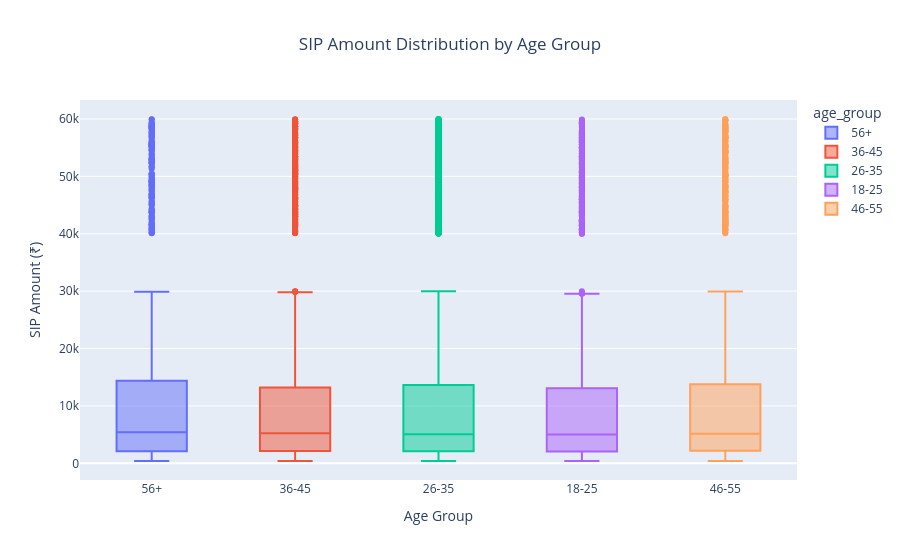

Notebook code cell kept with this figure:
### Markdown cell above
SIP Amount Box Plot

### Code cell
fig = px.box(
    sip_demo,
    x="age_group",
    y="amount_inr",
    color="age_group",
    points="outliers",
    title="SIP Amount Distribution by Age Group"
)

fig.update_layout(
    title_x=0.5,
    xaxis_title="Age Group",
    yaxis_title="SIP Amount (₹)"
)
fig.write_image(
    os.path.join(chart_path,"task5_age_distribution.png"),
    width=1600,
    height=900,
    scale=2
)

fig.write_image(
    os.path.join(chart_path,"task5_Sip.png"),
    width=1600,
    height=900,
    scale=2
)
fig.show()

### Figure 1 — Plotly figure (JSON) as saved in the notebook; plotly's stock layout.template omitted (floating-point values rounded to 4 significant figures; data arrays with more than 128 entries replaced by an {"elided": "..."} marker saying what was removed)
{"data": [{"alignmentgroup": "True", "boxpoints": "outliers", "hovertemplate": "age_group=%{x}<br>amount_inr=%{y}<extra></extra>", "legendgroup": "56+", "marker": {"color": "#636efa"}, "name": "56+", "notched": false, "offsetgroup": "56+", "orientation": "v", "showlegend": true, "type": "box", "x": {"elided": "1478 str values"}, "x0": " ", "xaxis": "x", "y": {"elided": "1478 int values"}, "y0": " ", "yaxis": "y"}, {"alignmentgroup": "True", "boxpoints": "outliers", "hovertemplate": "age_group=%{x}<br>amount_inr=%{y}<extra></extra>", "legendgroup": "36-45", "marker": {"color": "#EF553B"}, "name": "36-45", "notched": false, "offsetgroup": "36-45", "orientation": "v", "showlegend": true, "type": "box", "x": {"elided": "4926 str values"}, "x0": " ", "xaxis": "x", "y": {"elided": "4926 int values"}, "y0": " ", "yaxis": "y"}, {"alignmentgroup": "True", "boxpoints": "outliers", "hovertemplate": "age_group=%{x}<br>amount_inr=%{y}<extra></extra>", "legendgroup": "26-35", "marker": {"color": "#00cc96"}, "name": "26-35", "notched": false, "offsetgroup": "26-35", "orientation": "v", "showlegend": true, "type": "box", "x": {"elided": "8063 str values"}, "x0": " ", "xaxis": "x", "y": {"elided": "8063 int values"}, "y0": " ", "yaxis": "y"}, {"alignmentgroup": "True", "boxpoints": "outliers", "hovertemplate": "age_group=%{x}<br>amount_inr=%{y}<extra></extra>", "legendgroup": "18-25", "marker": {"color": "#ab63fa"}, "name": "18-25", "notched": false, "offsetgroup": "18-25", "orientation": "v", "showlegend": true, "type": "box", "x": {"elided": "2949 str values"}, "x0": " ", "xaxis": "x", "y": {"elided": "2949 int values"}, "y0": " ", "yaxis": "y"}, {"alignmentgroup": "True", "boxpoints": "outliers", "hovertemplate": "age_group=%{x}<br>amount_inr=%{y}<extra></extra>", "legendgroup": "46-55", "marker": {"color": "#FFA15A"}, "name": "46-55", "notched": false, "offsetgroup": "46-55", "orientation": "v", "showlegend": true, "type": "box", "x": {"elided": "2300 str values"}, "x0": " ", "xaxis": "x", "y": {"elided": "2300 int values"}, "y0": " ", "yaxis": "y"}], "layout": {"boxmode": "overlay", "legend": {"title": {"text": "age_group"}, "tracegroupgap": 0}, "title": {"text": "SIP Amount Distribution by Age Group", "x": 0.5}, "xaxis": {"anchor": "y", "categoryarray": ["56+", "36-45", "26-35", "18-25", "46-55"], "categoryorder": "array", "domain": [0, 1], "title": {"text": "Age Group"}}, "yaxis": {"anchor": "x", "domain": [0, 1], "title": {"text": "SIP Amount (₹)"}}}}
